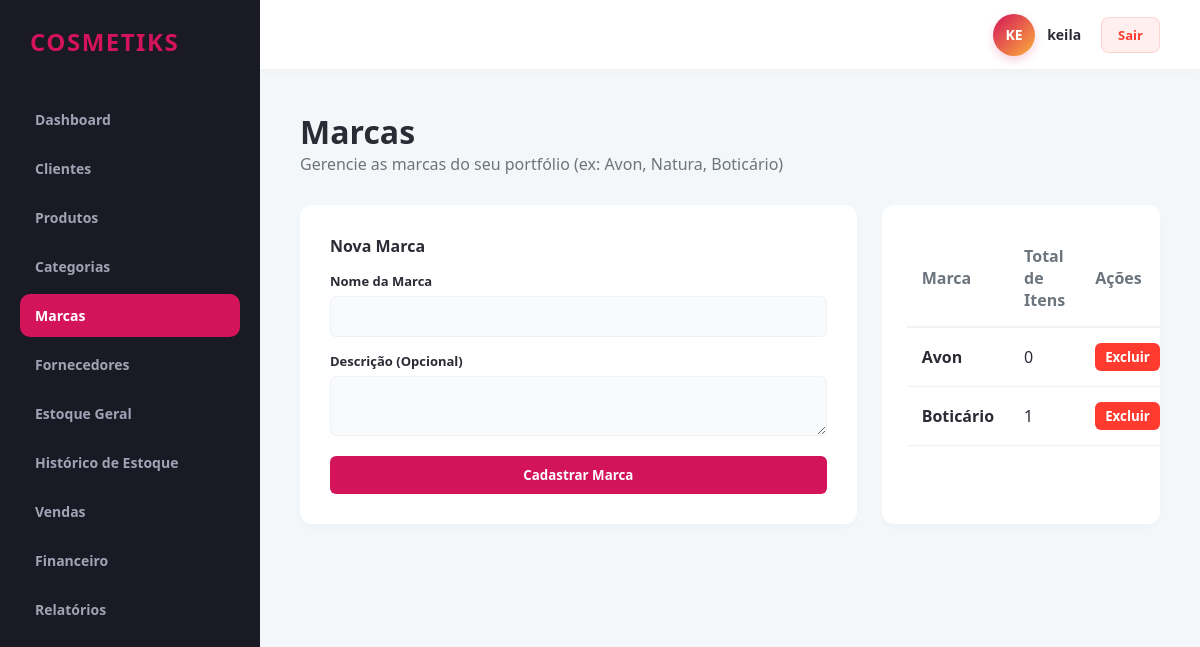
The app's page /marcas/ (signed in), older data.
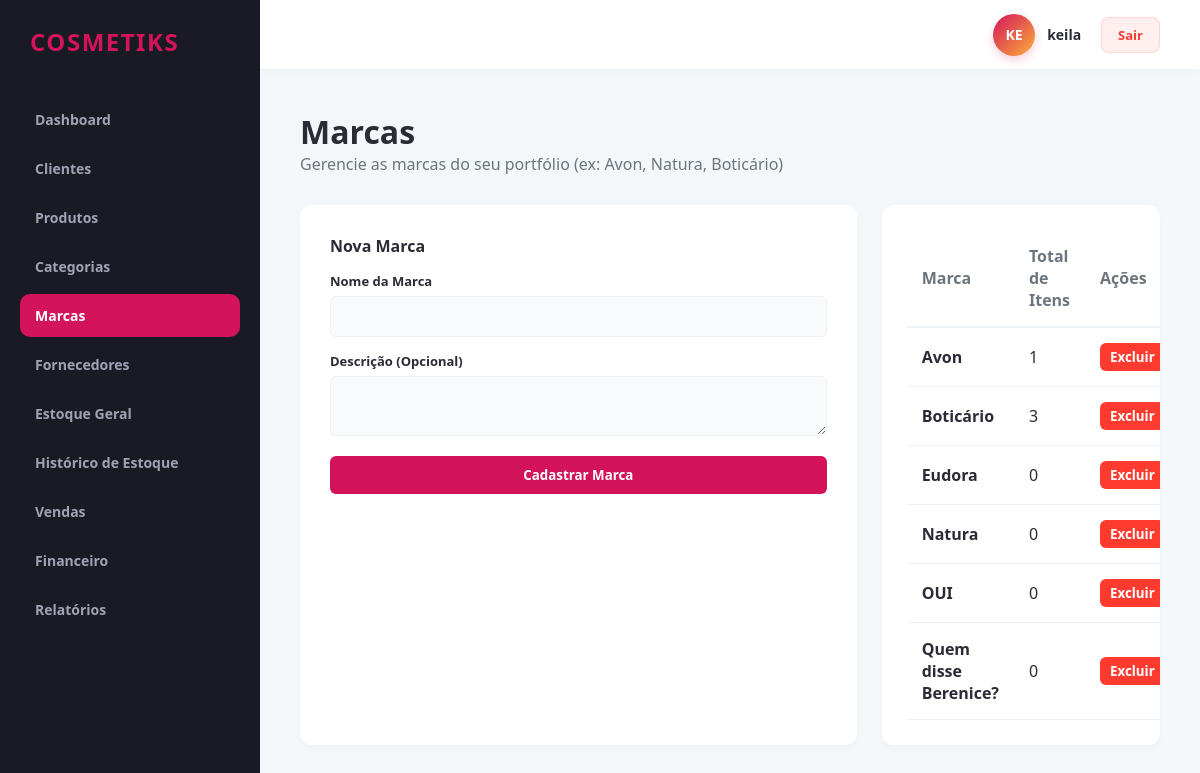
The same page, newer data.
### app/models/marca.py (models this page shows)
class Marca(db.Model):
    __tablename__ = 'marcas'
    id = db.Column(db.Integer, primary_key=True)
    revendedor_id = db.Column(db.Integer, db.ForeignKey('revendedores.id'), nullable=False)
    nome = db.Column(db.String(100), nullable=False)
    descricao = db.Column(db.Text, nullable=True)
    produtos = db.relationship('Produto', backref='marca', lazy=True)

### app/controllers/marca_controller.py (the view)
@marca_bp.route('/')
@revendedor_required
def index():
    revendedor_id = session.get('revendedor_id')
    lista = marca_service.listar_todas(revendedor_id)
    return render_template('produtos/marcas.html', marcas=lista)

### app/controllers/marca_controller.py (called while the page is built)
def revendedor_required(f):
    @wraps(f)
    def decorated_function(*args, **kwargs):
        if not session.get('usuario_logado') or session.get('is_admin'):
            flash('Acesso restrito a revendedores autenticados.', 'danger')
            return redirect(url_for('auth.login'))
        return f(*args, **kwargs)
    return decorated_function

### app/repositories/marca_repository.py (called while the page is built)
    def get_todas_ordenadas(self, revendedor_id):
        return self.model.query.filter_by(revendedor_id=revendedor_id).order_by(self.model.nome.asc()).all()

### app/services/marca_service.py (called while the page is built)
    def listar_todas(self, revendedor_id):
        return self.marca_repo.get_todas_ordenadas(revendedor_id)

### app/templates/produtos/marcas.html (shortened to what this page needs)
{% extends 'base.html' %}
{% block content %}
<div class="header-panel">
    <div>
        <h1>Marcas</h1>
        <p style="color: var(--text-muted);">Gerencie as marcas do seu portfólio (ex: Avon, Natura, Boticário)</p>
    </div>
</div>
<div class="dashboard-row">
    <div class="form-container">
        <div style="font-weight: 700; margin-bottom: 15px;">Nova Marca</div>
        <form action="{{ url_for('marca.nova') }}" method="POST">
            <div class="form-group" style="margin-bottom: 15px;">
                <label class="form-label">Nome da Marca</label>
                <input type="text" name="nome" class="form-control" required>
            </div>
            <div class="form-group" style="margin-bottom: 20px;">
                <label class="form-label">Descrição (Opcional)</label>
                <textarea name="descricao" class="form-control" rows="2"></textarea>
            </div>
            <button type="submit" class="btn btn-primary" style="width: 100%;">Cadastrar Marca</button>
        </form>
    </div>
    <div class="data-table-container">
        <table class="data-table">
            <thead>
                <tr>
                    <th>Marca</th>
                    <th>Total de Itens</th>
                    <th>Ações</th>
                </tr>
            </thead>
            <tbody>
                {% for m in marcas %}
                <tr>
                    <td>
                        <strong>{{ m.nome }}</strong>
                    </td>
                    <td>{{ m.produtos|length }}</td>
                    <td>
                        <form action="{{ url_for('marca.excluir', id_marca=m.id) }}" method="POST" onsubmit="return confirm('Deseja excluir esta marca?')">
                            <button type="submit" class="btn btn-danger" style="padding: 5px 10px;">Excluir</button>
                        </form>
                    </td>
                </tr>
                {% endfor %}
            </tbody>
        </table>
    </div>
</div>
{% endblock %}

Row changes from the older to the newer data that the page shows:
computed for Marca "Avon": produtos|length "0" → "1"
computed for Marca "Boticário": produtos|length "1" → "3"
added Marca: nome "Eudora", produtos|length "0"
added Marca: nome "Natura", produtos|length "0"
added Marca: nome "OUI", produtos|length "0"
added Marca: nome "Quem disse Berenice?", produtos|length "0"
